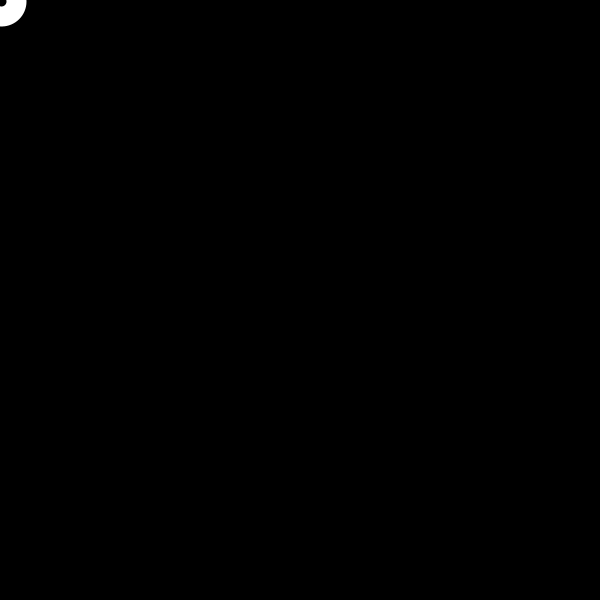
Frame 1 (no input)
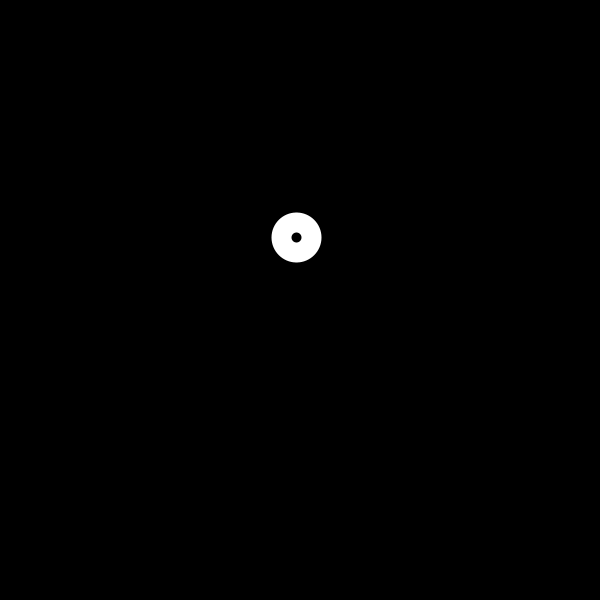
Frame 60 (the mouse pressed at the canvas centre just before this capture)
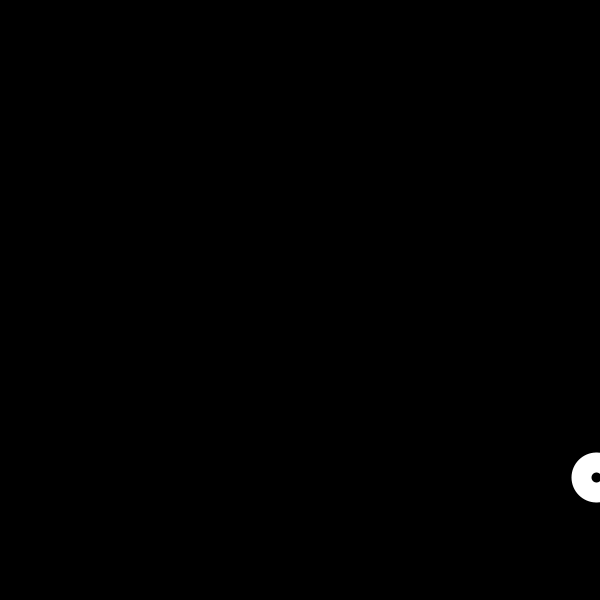
Frame 120 (the mouse held since frame 60 and released just before this capture)

The Processing sketch that drew these frames (run headless with seeded random() and noise(); from frame 60 on, the mouse is pressed at the canvas centre):

// Processing sketch: processing_90372
// ── processing_90372.pde

/* 

  its alive
  making a circle that "breatheres" using variables and for loops.
  */
  
 int xPos = 1;
 int xC = 5;
 int yPos = 1;
 int yC = 3;
  
void setup (){
  frameRate(20);
  size(600,600);
  smooth();
}
  
void draw(){ 
  
    background(0);
    noFill(); 
    stroke(255);
    strokeWeight(20);
    ellipse(xPos,yPos,30,30);
    xPos = xPos+xC; //index x pos by 1
    if(xPos >= 600 || xPos <= 0){
      xC = -xC; // reverse when you hit edge
    }
   yPos = yPos+round(yC*1.2); //index y pos by 1
    if(yPos >= 600 || yPos <= 0){
      yC = -yC; // reverse when you hit edge
    }
  
}
